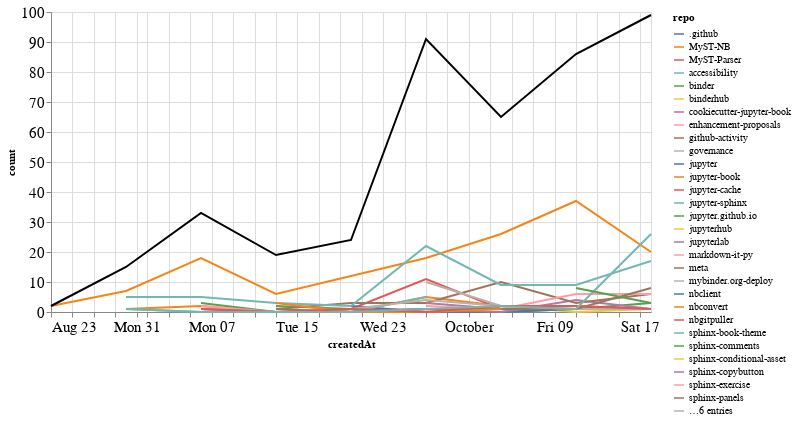

The notebook cell this image was saved under:
### Markdown cell above
## Comments

### Code cell
comments_time = comments.groupby('repo').resample('W', on='createdAt').count()['author'].reset_index()
comments_time = comments_time.rename(columns={'author': 'count'})
comments_time_total = comments_time.groupby('createdAt').agg({"count": "sum"}).reset_index()
ch1 = alt.Chart(comments_time, width=600).mark_line().encode(
    x='createdAt',
    y='count',
    color='repo',
    tooltip="repo"
)

ch2 = alt.Chart(comments_time_total, width=600).mark_line(color="black").encode(
    x='createdAt',
    y='count',
)

ch1 + ch2

### Figure 1 — Vega-Lite specification as saved in the notebook (floating-point values rounded to 4 significant figures)
{"config": {"axisLeft": {"labelFontSize": 15}, "axisBottom": {"labelFontSize": 15}}, "layer": [{"data": {"name": "data-be94ef621d48f02fef2e4f11b93bee65"}, "mark": "line", "encoding": {"color": {"type": "nominal", "field": "repo"}, "tooltip": {"type": "nominal", "field": "repo"}, "x": {"type": "temporal", "field": "createdAt"}, "y": {"type": "quantitative", "field": "count"}}, "width": 600}, {"data": {"name": "data-e0fd35f16b623b59cbf72830d0896841"}, "mark": {"type": "line", "color": "black"}, "encoding": {"x": {"type": "temporal", "field": "createdAt"}, "y": {"type": "quantitative", "field": "count"}}, "width": 600}], "$schema": "https://vega.github.io/schema/vega-lite/v4.8.1.json", "datasets": {"data-be94ef621d48f02fef2e4f11b93bee65": [{"repo": ".github", "createdAt": "2020-10-11T00:00:00", "count": 1}, {"repo": "MyST-NB", "createdAt": "2020-08-30T00:00:00", "count": 1}, {"repo": "MyST-NB", "createdAt": "2020-09-06T00:00:00", "count": 2}, {"repo": "MyST-NB", "createdAt": "2020-09-13T00:00:00", "count": 0}, {"repo": "MyST-NB", "createdAt": "2020-09-20T00:00:00", "count": 0}, {"repo": "MyST-NB", "createdAt": "2020-09-27T00:00:00", "count": 5}, {"repo": "MyST-NB", "createdAt": "2020-10-04T00:00:00", "count": 2}, {"repo": "MyST-NB", "createdAt": "2020-10-11T00:00:00", "count": 2}, {"repo": "MyST-NB", "createdAt": "2020-10-18T00:00:00", "count": 1}, {"repo": "MyST-Parser", "createdAt": "2020-09-06T00:00:00", "count": 1}, {"repo": "MyST-Parser", "createdAt": "2020-09-13T00:00:00", "count": 0}, {"repo": "MyST-Parser", "createdAt": "2020-09-20T00:00:00", "count": 1}, {"repo": "MyST-Parser", "createdAt": "2020-09-27T00:00:00", "count": 11}, {"repo": "MyST-Parser", "createdAt": "2020-10-04T00:00:00", "count": 1}, {"repo": "MyST-Parser", "createdAt": "2020-10-11T00:00:00", "count": 1}, {"repo": "MyST-Parser", "createdAt": "2020-10-18T00:00:00", "count": 1}, {"repo": "accessibility", "createdAt": "2020-10-18T00:00:00", "count": 1}, {"repo": "binder", "createdAt": "2020-09-06T00:00:00", "count": 3}, {"repo": "binder", "createdAt": "2020-09-13T00:00:00", "count": 0}, {"repo": "binder", "createdAt": "2020-09-20T00:00:00", "count": 0}, {"repo": "binder", "createdAt": "2020-09-27T00:00:00", "count": 0}, {"repo": "binder", "createdAt": "2020-10-04T00:00:00", "count": 0}, {"repo": "binder", "createdAt": "2020-10-11T00:00:00", "count": 1}, {"repo": "binder", "createdAt": "2020-10-18T00:00:00", "count": 3}, {"repo": "binderhub", "createdAt": "2020-10-04T00:00:00", "count": 2}, {"repo": "binderhub", "createdAt": "2020-10-11T00:00:00", "count": 0}, {"repo": "binderhub", "createdAt": "2020-10-18T00:00:00", "count": 1}, {"repo": "cookiecutter-jupyter-book", "createdAt": "2020-10-04T00:00:00", "count": 1}, {"repo": "enhancement-proposals", "createdAt": "2020-09-06T00:00:00", "count": 2}, {"repo": "enhancement-proposals", "createdAt": "2020-09-13T00:00:00", "count": 0}, {"repo": "enhancement-proposals", "createdAt": "2020-09-20T00:00:00", "count": 1}, {"repo": "enhancement-proposals", "createdAt": "2020-09-27T00:00:00", "count": 1}, {"repo": "github-activity", "createdAt": "2020-10-11T00:00:00", "count": 2}, {"repo": "governance", "createdAt": "2020-10-18T00:00:00", "count": 2}, {"repo": "jupyter", "createdAt": "2020-09-20T00:00:00", "count": 2}, {"repo": "jupyter", "createdAt": "2020-09-27T00:00:00", "count": 0}, {"repo": "jupyter", "createdAt": "2020-10-04T00:00:00", "count": 0}, {"repo": "jupyter", "createdAt": "2020-10-11T00:00:00", "count": 1}, {"repo": "jupyter-book", "createdAt": "2020-08-23T00:00:00", "count": 2}, {"repo": "jupyter-book", "createdAt": "2020-08-30T00:00:00", "count": 7}, {"repo": "jupyter-book", "createdAt": "2020-09-06T00:00:00", "count": 18}, {"repo": "jupyter-book", "createdAt": "2020-09-13T00:00:00", "count": 6}, {"repo": "jupyter-book", "createdAt": "2020-09-20T00:00:00", "count": 12}, {"repo": "jupyter-book", "createdAt": "2020-09-27T00:00:00", "count": 18}, {"repo": "jupyter-book", "createdAt": "2020-10-04T00:00:00", "count": 26}, {"repo": "jupyter-book", "createdAt": "2020-10-11T00:00:00", "count": 37}, {"repo": "jupyter-book", "createdAt": "2020-10-18T00:00:00", "count": 20}, {"repo": "jupyter-cache", "createdAt": "2020-09-27T00:00:00", "count": 2}, {"repo": "jupyter-sphinx", "createdAt": "2020-08-30T00:00:00", "count": 1}, {"repo": "jupyter-sphinx", "createdAt": "2020-09-06T00:00:00", "count": 0}, {"repo": "jupyter-sphinx", "createdAt": "2020-09-13T00:00:00", "count": 0}, {"repo": "jupyter-sphinx", "createdAt": "2020-09-20T00:00:00", "count": 0}, {"repo": "jupyter-sphinx", "createdAt": "2020-09-27T00:00:00", "count": 5}, {"repo": "jupyter.github.io", "createdAt": "2020-09-13T00:00:00", "count": 2}, {"repo": "jupyter.github.io", "createdAt": "2020-09-20T00:00:00", "count": 1}, {"repo": "jupyterhub", "createdAt": "2020-10-11T00:00:00", "count": 1}, {"repo": "jupyterlab", "createdAt": "2020-09-06T00:00:00", "count": 1}, {"repo": "jupyterlab", "createdAt": "2020-09-13T00:00:00", "count": 0}, {"repo": "jupyterlab", "createdAt": "2020-09-20T00:00:00", "count": 0}, {"repo": "jupyterlab", "createdAt": "2020-09-27T00:00:00", "count": 1}, {"repo": "jupyterlab", "createdAt": "2020-10-04T00:00:00", "count": 0}, {"repo": "jupyterlab", "createdAt": "2020-10-11T00:00:00", "count": 4}, {"repo": "jupyterlab", "createdAt": "2020-10-18T00:00:00", "count": 1}, {"repo": "markdown-it-py", "createdAt": "2020-09-27T00:00:00", "count": 1}, {"repo": "meta", "createdAt": "2020-09-13T00:00:00", "count": 1}, {"repo": "meta", "createdAt": "2020-09-20T00:00:00", "count": 3}, {"repo": "meta", "createdAt": "2020-09-27T00:00:00", "count": 3}, {"repo": "meta", "createdAt": "2020-10-04T00:00:00", "count": 10}, {"repo": "meta", "createdAt": "2020-10-11T00:00:00", "count": 3}, {"repo": "meta", "createdAt": "2020-10-18T00:00:00", "count": 6}, {"repo": "mybinder.org-deploy", "createdAt": "2020-09-20T00:00:00", "count": 1}, {"repo": "mybinder.org-deploy", "createdAt": "2020-09-27T00:00:00", "count": 4}, {"repo": "mybinder.org-deploy", "createdAt": "2020-10-04T00:00:00", "count": 2}, {"repo": "mybinder.org-deploy", "createdAt": "2020-10-11T00:00:00", "count": 1}, {"repo": "mybinder.org-deploy", "createdAt": "2020-10-18T00:00:00", "count": 1}, {"repo": "nbclient", "createdAt": "2020-09-13T00:00:00", "count": 1}, {"repo": "nbconvert", "createdAt": "2020-09-13T00:00:00", "count": 2}, {"repo": "nbgitpuller", "createdAt": "2020-10-04T00:00:00", "count": 2}, {"repo": "sphinx-book-theme", "createdAt": "2020-08-30T00:00:00", "count": 5}, {"repo": "sphinx-book-theme", "createdAt": "2020-09-06T00:00:00", "count": 5}, {"repo": "sphinx-book-theme", "createdAt": "2020-09-13T00:00:00", "count": 3}, {"repo": "sphinx-book-theme", "createdAt": "2020-09-20T00:00:00", "count": 2}, {"repo": "sphinx-book-theme", "createdAt": "2020-09-27T00:00:00", "count": 22}, {"repo": "sphinx-book-theme", "createdAt": "2020-10-04T00:00:00", "count": 9}, {"repo": "sphinx-book-theme", "createdAt": "2020-10-11T00:00:00", "count": 9}, {"repo": "sphinx-book-theme", "createdAt": "2020-10-18T00:00:00", "count": 17}, {"repo": "sphinx-comments", "createdAt": "2020-09-27T00:00:00", "count": 1}, {"repo": "sphinx-conditional-asset", "createdAt": "2020-10-11T00:00:00", "count": 3}, {"repo": "sphinx-copybutton", "createdAt": "2020-09-27T00:00:00", "count": 3}, {"repo": "sphinx-copybutton", "createdAt": "2020-10-04T00:00:00", "count": 1}, {"repo": "sphinx-copybutton", "createdAt": "2020-10-11T00:00:00", "count": 1}, {"repo": "sphinx-exercise", "createdAt": "2020-09-27T00:00:00", "count": 2}, {"repo": "sphinx-exercise", "createdAt": "2020-10-04T00:00:00", "count": 1}, {"repo": "sphinx-exercise", "createdAt": "2020-10-11T00:00:00", "count": 6}, {"repo": "sphinx-exercise", "createdAt": "2020-10-18T00:00:00", "count": 6}, {"repo": "sphinx-panels", "createdAt": "2020-09-13T00:00:00", "count": 1}, {"repo": "sphinx-panels", "createdAt": "2020-09-20T00:00:00", "count": 0}, {"repo": "sphinx-panels", "createdAt": "2020-09-27T00:00:00", "count": 1}, {"repo": "sphinx-panels", "createdAt": "2020-10-04T00:00:00", "count": 1}, {"repo": "sphinx-panels", "createdAt": "2020-10-11T00:00:00", "count": 1}, {"repo": "sphinx-panels", "createdAt": "2020-10-18T00:00:00", "count": 8}, {"repo": "sphinx-proof", "createdAt": "2020-09-27T00:00:00", "count": 10}, {"repo": "sphinx-proof", "createdAt": "2020-10-04T00:00:00", "count": 2}, {"repo": "sphinx-proof", "createdAt": "2020-10-11T00:00:00", "count": 1}, {"repo": "sphinx-thebe", "createdAt": "2020-10-18T00:00:00", "count": 1}, {"repo": "sphinx-togglebutton", "createdAt": "2020-09-13T00:00:00", "count": 3}, {"repo": "sphinx-togglebutton", "createdAt": "2020-09-20T00:00:00", "count": 0}, {"repo": "sphinx-togglebutton", "createdAt": "2020-09-27T00:00:00", "count": 0}, {"repo": "sphinx-togglebutton", "createdAt": "2020-10-04T00:00:00", "count": 1}, {"repo": "team-compass", "createdAt": "2020-09-06T00:00:00", "count": 1}, {"repo": "team-compass", "createdAt": "2020-09-13T00:00:00", "count": 0}, {"repo": "team-compass", "createdAt": "2020-09-20T00:00:00", "count": 1}, {"repo": "team-compass", "createdAt": "2020-09-27T00:00:00", "count": 0}, {"repo": "team-compass", "createdAt": "2020-10-04T00:00:00", "count": 2}, {"repo": "team-compass", "createdAt": "2020-10-11T00:00:00", "count": 2}, {"repo": "team-compass", "createdAt": "2020-10-18T00:00:00", "count": 1}, {"repo": "thebe", "createdAt": "2020-08-30T00:00:00", "count": 1}, {"repo": "thebe", "createdAt": "2020-09-06T00:00:00", "count": 0}, {"repo": "thebe", "createdAt": "2020-09-13T00:00:00", "count": 0}, {"repo": "thebe", "createdAt": "2020-09-20T00:00:00", "count": 0}, {"repo": "thebe", "createdAt": "2020-09-27T00:00:00", "count": 1}, {"repo": "thebe", "createdAt": "2020-10-04T00:00:00", "count": 2}, {"repo": "thebe", "createdAt": "2020-10-11T00:00:00", "count": 1}, {"repo": "thebe", "createdAt": "2020-10-18T00:00:00", "count": 26}, {"repo": "zero-to-jupyterhub-k8s", "createdAt": "2020-10-11T00:00:00", "count": 8}, {"repo": "zero-to-jupyterhub-k8s", "createdAt": "2020-10-18T00:00:00", "count": 3}], "data-e0fd35f16b623b59cbf72830d0896841": [{"createdAt": "2020-08-23T00:00:00", "count": 2}, {"createdAt": "2020-08-30T00:00:00", "count": 15}, {"createdAt": "2020-09-06T00:00:00", "count": 33}, {"createdAt": "2020-09-13T00:00:00", "count": 19}, {"createdAt": "2020-09-20T00:00:00", "count": 24}, {"createdAt": "2020-09-27T00:00:00", "count": 91}, {"createdAt": "2020-10-04T00:00:00", "count": 65}, {"createdAt": "2020-10-11T00:00:00", "count": 86}, {"createdAt": "2020-10-18T00:00:00", "count": 99}]}}
